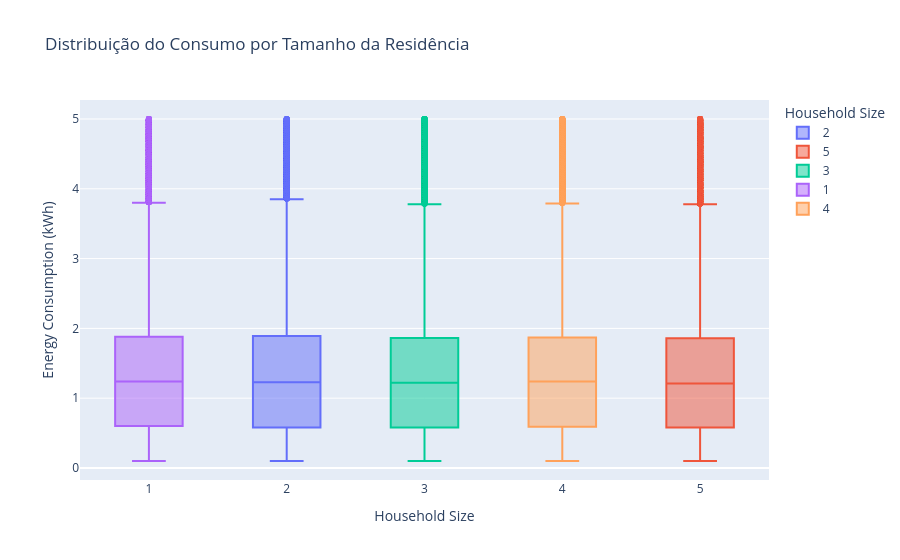

The notebook cell this image was saved under:
### Code cell
px.box(
    df,
    x="Household Size",
    y="Energy Consumption (kWh)",
    color="Household Size",
    title="Distribuição do Consumo por Tamanho da Residência"
)

### Figure 1 — Plotly figure (JSON) as saved in the notebook; plotly's stock layout.template omitted (floating-point values rounded to 4 significant figures; data arrays with more than 128 entries replaced by an {"elided": "..."} marker saying what was removed)
{"data": [{"alignmentgroup": "True", "hovertemplate": "Household Size=%{x}<br>Energy Consumption (kWh)=%{y}<extra></extra>", "legendgroup": "2", "marker": {"color": "#636efa"}, "name": "2", "notched": false, "offsetgroup": "2", "orientation": "v", "showlegend": true, "type": "box", "x": {"elided": "19692 int values"}, "x0": " ", "xaxis": "x", "y": {"elided": "19692 float values"}, "y0": " ", "yaxis": "y"}, {"alignmentgroup": "True", "hovertemplate": "Household Size=%{x}<br>Energy Consumption (kWh)=%{y}<extra></extra>", "legendgroup": "5", "marker": {"color": "#EF553B"}, "name": "5", "notched": false, "offsetgroup": "5", "orientation": "v", "showlegend": true, "type": "box", "x": {"elided": "20099 int values"}, "x0": " ", "xaxis": "x", "y": {"elided": "20099 float values"}, "y0": " ", "yaxis": "y"}, {"alignmentgroup": "True", "hovertemplate": "Household Size=%{x}<br>Energy Consumption (kWh)=%{y}<extra></extra>", "legendgroup": "3", "marker": {"color": "#00cc96"}, "name": "3", "notched": false, "offsetgroup": "3", "orientation": "v", "showlegend": true, "type": "box", "x": {"elided": "20013 int values"}, "x0": " ", "xaxis": "x", "y": {"elided": "20013 float values"}, "y0": " ", "yaxis": "y"}, {"alignmentgroup": "True", "hovertemplate": "Household Size=%{x}<br>Energy Consumption (kWh)=%{y}<extra></extra>", "legendgroup": "1", "marker": {"color": "#ab63fa"}, "name": "1", "notched": false, "offsetgroup": "1", "orientation": "v", "showlegend": true, "type": "box", "x": {"elided": "20175 int values"}, "x0": " ", "xaxis": "x", "y": {"elided": "20175 float values"}, "y0": " ", "yaxis": "y"}, {"alignmentgroup": "True", "hovertemplate": "Household Size=%{x}<br>Energy Consumption (kWh)=%{y}<extra></extra>", "legendgroup": "4", "marker": {"color": "#FFA15A"}, "name": "4", "notched": false, "offsetgroup": "4", "orientation": "v", "showlegend": true, "type": "box", "x": {"elided": "20021 int values"}, "x0": " ", "xaxis": "x", "y": {"elided": "20021 float values"}, "y0": " ", "yaxis": "y"}], "layout": {"boxmode": "overlay", "legend": {"title": {"text": "Household Size"}, "tracegroupgap": 0}, "title": {"text": "Distribuição do Consumo por Tamanho da Residência"}, "xaxis": {"anchor": "y", "categoryarray": [2, 5, 3, 1, 4], "categoryorder": "array", "domain": [0, 1], "title": {"text": "Household Size"}}, "yaxis": {"anchor": "x", "domain": [0, 1], "title": {"text": "Energy Consumption (kWh)"}}}}
